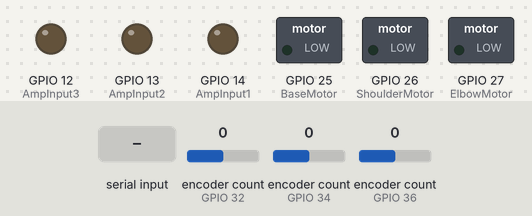
Recording of a sketch running on a simulated ESP32. Parts: switched loads named in the sketch (green lamp = pin HIGH), output pins drawn as LEDs (lit = HIGH). Inputs (shaded band) come from the test bench; at power-on: encoder count (sensors on GPIO 32, GPIO 34, GPIO 36) 0. What the sketch prints to the serial monitor is not drawn.

Above: at 0.01 s.
At 3.8 s:
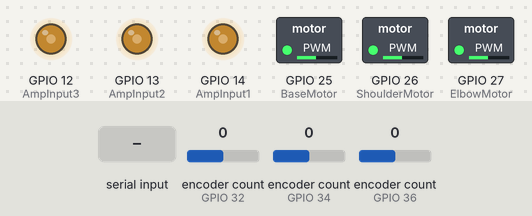
3.9 s: ";\n" received over Serial
At 4.5 s:
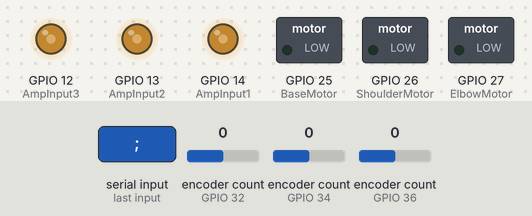
Timing chart, 0 to 6.9 s (numbered marks = the images above; inputs shaded):
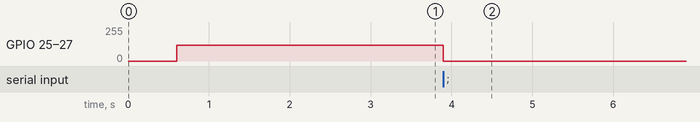

Measured:
- after the input at 3.9 s, GPIO 25 (BaseMotor), GPIO 26 (ShoulderMotor), GPIO 27 (ElbowMotor): 120/255 → 0/255 at once

The sketch:

testing_serial_gravitiy_balanced_arm.ino
```cpp
//for encoder
#include <ESP32Encoder.h>
ESP32Encoder BaseEnc;
ESP32Encoder ShoulderEnc;
ESP32Encoder ElbowEnc;

//for motors
const int BaseMotor = 25; // top pin right pin
const int ShoulderMotor = 26; // second top right pin
const int ElbowMotor = 27; //5th top right pin
const int AmpInput1 = 14; //6th top right pin
const int AmpInput2 = 13; //6th top right pin
const int AmpInput3 = 12; //6th top right pin


void setup() {
  Serial.begin(921600);
  // encoder setup
  // Enable the weak pull up resistors
	ESP32Encoder::useInternalWeakPullResistors = puType::up;

	// use pin 19 and 18 for the first encoder
	BaseEnc.attachFullQuad(32, 33);
  ShoulderEnc.attachFullQuad(34, 35);
  ElbowEnc.attachFullQuad(36, 39);
  //sets values for zeroing
  BaseEnc.setCount(138500/2);
  ShoulderEnc.setCount(-118550/2);
  ElbowEnc.setCount(84000/2);

  // motor output setup
  pinMode(BaseMotor, OUTPUT);
  delay(100);
  pinMode(ShoulderMotor, OUTPUT);
  delay(100);
  pinMode(ElbowMotor, OUTPUT);
  delay(100);
  // opamp output setup
  pinMode(AmpInput1, OUTPUT);
  delay(100);
  pinMode(AmpInput2, OUTPUT);
  delay(100);
  pinMode(AmpInput3, OUTPUT);
  delay(100);
  //sets all the outputs so robot isnt moving
  analogWrite(AmpInput1, 120);
  analogWrite(AmpInput2, 120);
  analogWrite(AmpInput3, 120);
  analogWrite(BaseMotor, 120);
  analogWrite(ShoulderMotor, 120);
  analogWrite(ElbowMotor, 120);

  delay(2000);
}

long int time_before_write;
long int time_after_write;

String EncoderValProcess = " ";
char EncoderValOutput[25] = {};
int *EncoderVals[2]={};
int MaxBytesForWrite = 25;
//max is 16, lowest is 12
int MinBytesForRead = 14;
char TerminatingChar = ';';
int PWMOutput[3] = {};
int PointInArray = 0;
char testarray[12] ={'1','1','1',' ','2','2','2',' ','3','3','3'};
const int PWMReadValuesLength = 12;
char PWMReadValues[PWMReadValuesLength] = {' ',' ',' ',' ',' ',' ',' ',' ',' ',' ',' ',' '};

// Input array struct: {'#', '#', '#', ' ', '#', '#', '#', ' ', '#', '#', '#', ';'}
// Output array struct: {'±', '#', '#', '#', '#', ' ', '±', '#', '#', '#', '#', ' ', '±', '#', '#', '#', ';'}

String num = "";
char c;
int vals[] = {0, 0, 0};

void loop() {


  time_before_write = micros();
  //records values for writing to computer for encoder values

  EncoderValProcess = String(BaseEnc.getCount()) + ":" + String(ShoulderEnc.getCount()) + ":" + String(ElbowEnc.getCount()) + ";" + '\n';

  EncoderValProcess.toCharArray(EncoderValOutput, 25);


  //if reading slows down function enough can remove
  while (Serial.availableForWrite() < MaxBytesForWrite){}
  Serial.write(EncoderValOutput, MaxBytesForWrite);
  //Serial.print(EncoderValProcess);

  //for reading
  if(Serial.available()){// checks that there is a char to read
    //Serial.println("test");
    c = Serial.read();//stores in value from buffer
    if (c == ':') {//checks for end of values
      vals[PointInArray] = num.toInt(); // sets values to the assinged joint in vals
      num = "";// reset
      PointInArray++;
    } else if (c == ';') {
      vals[PointInArray] = num.toInt();
      //Serial.println();
      num = "";
      PointInArray = 0;
      //Serial.write('1');
      analogWrite(BaseMotor,vals[0]);
      analogWrite(ShoulderMotor,vals[1]);
      analogWrite(ElbowMotor,vals[2]);

    } else {
      num += c;
    }

  }

  //match with ros2 code
  while(time_after_write - time_before_write < 300){
    time_after_write =micros();
  }
  //Serial.println(time_before_write - time_after_write);

}
```
